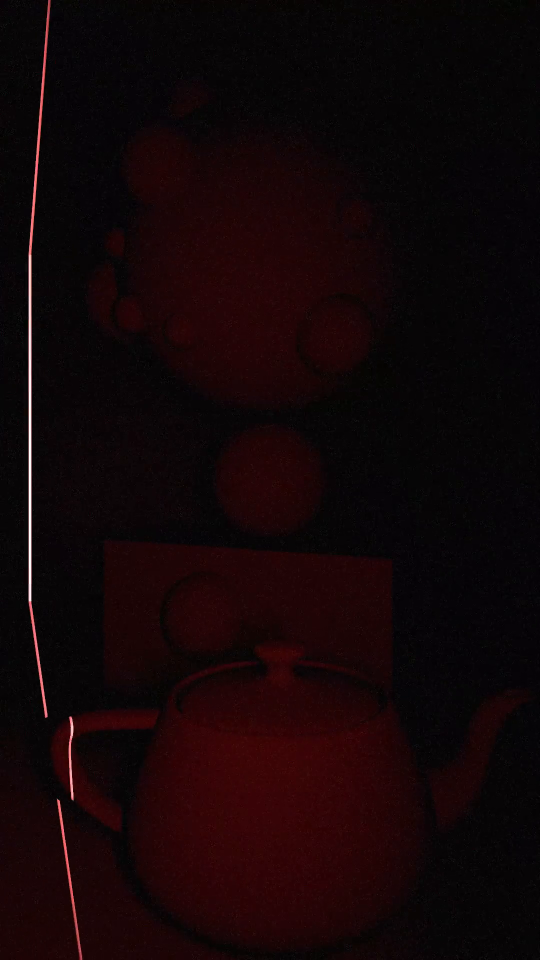
#> input picture frame 10 of images/laser1a_720.mp4, 1080 x 1920 px (shown at 1/2 size)
$ python image-difference.py
#> lines starting #> are read from the running program, lines starting #| are printed output that depends on the picture
# https://stackoverflow.com/questions/21425992/how-to-subtract-two-images-using-python-opencv2-to-get-the-foreground-object
# https://docs.opencv.org/4.x/d5/d69/tutorial_py_non_local_means.html

import cv2
import numpy as np

video_path = "images/laser1a_720.mp4"
cap = cv2.VideoCapture(video_path)

old_frame = np.zeros((960, 540, 3), np.uint8)

frame_number = 0
while cap.isOpened():
    ret, frame = cap.read()
#> frame is the input picture: shape (1920, 1080, 3); mean B, G, R 7.1, 5.5, 18.7
    if ret:
        frame = cv2.resize(frame, (540, 960), interpolation=cv2.INTER_LINEAR)
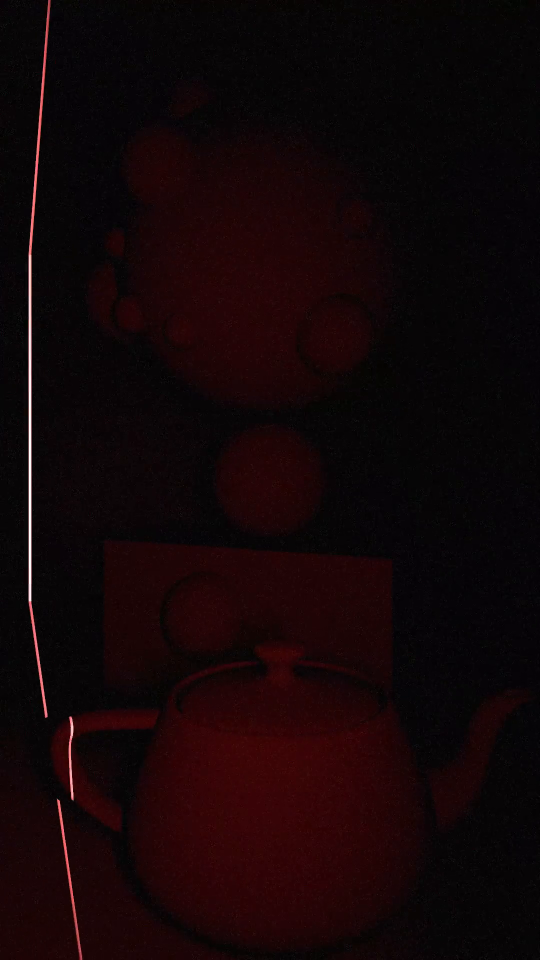
#> frame: shape (960, 540, 3); mean B, G, R 7.2, 5.6, 18.8

        img = cv2.subtract(frame, old_frame)
        B, G, R = cv2.split(img.astype(np.float64))
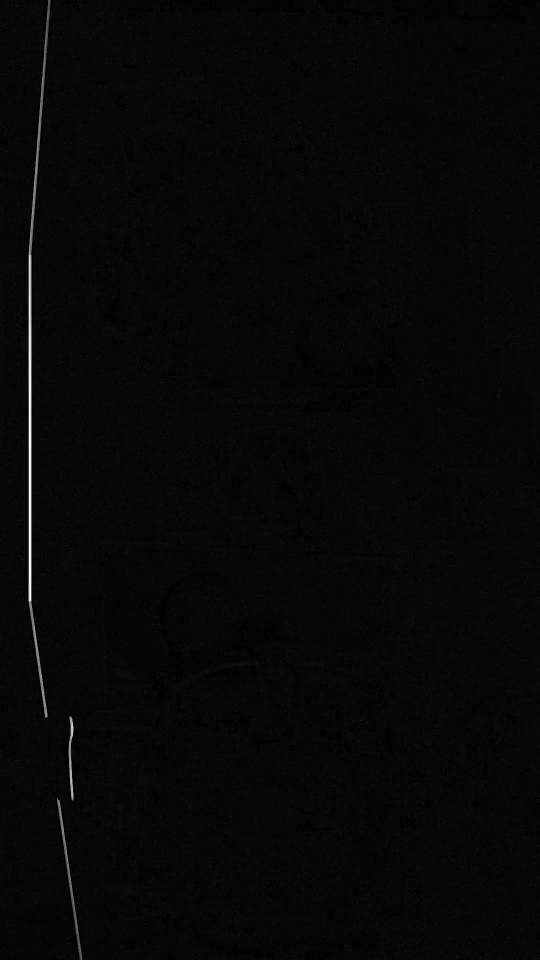
#> B: shape (960, 540) float64; min 0, max 255, mean 7.2
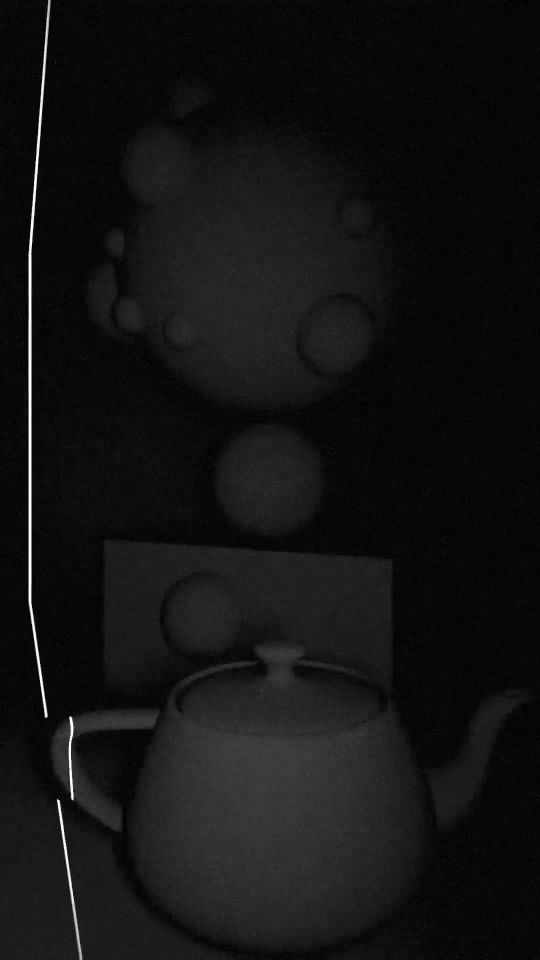
#> R: shape (960, 540) float64; min 0, max 255, mean 18.8

        average = (R + B + G) / 2
        average = average.clip(max=255).astype(np.uint8)
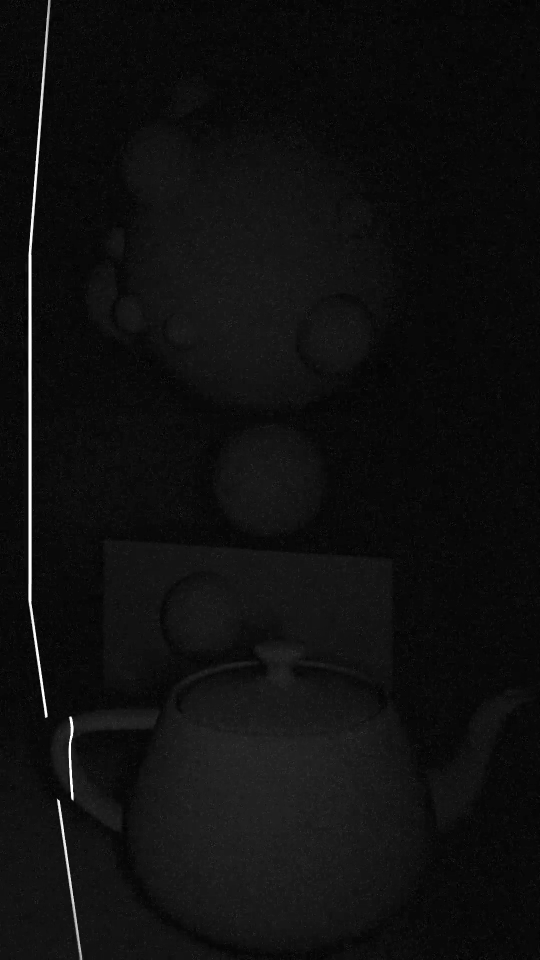
#> average: shape (960, 540); min 0, max 255, mean 15.4

        img = cv2.merge([average, average, average])
        cv2.imshow('difference', img)

        old_frame = frame

        if cv2.waitKey(1) & 0xFF == ord('q'):
#> (key q is pressed here)
            break
    else:
        break
cap.release()
cv2.destroyAllWindows()

$ run again, starting later in the video
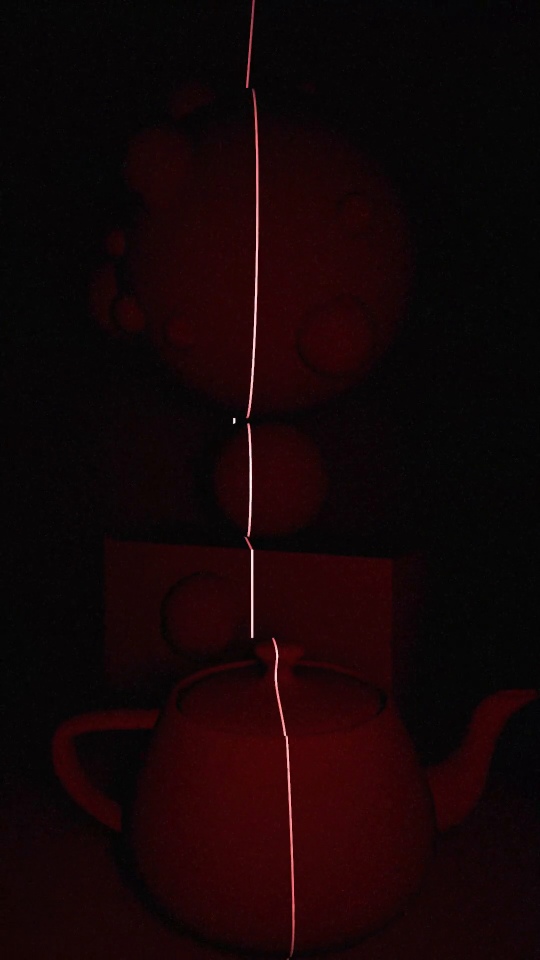
#> input picture frame 46 of images/laser1a_720.mp4, 1080 x 1920 px (shown at 1/2 size)
#> frame is the input picture: shape (1920, 1080, 3); mean B, G, R 6.8, 5.3, 20.6
#> frame: shape (960, 540, 3)
#> `B, G, R = cv2.split(img.astype(np.float64))`:
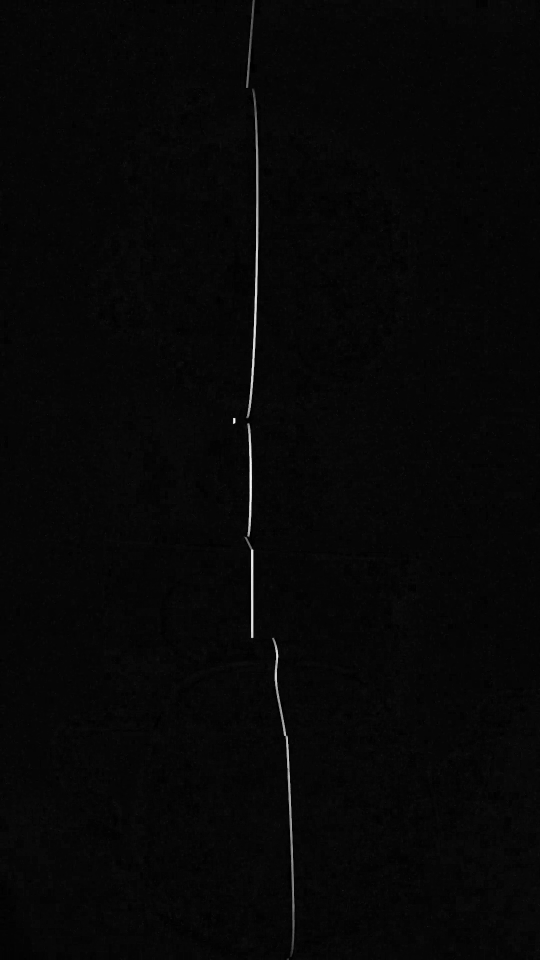
#> B: shape (960, 540) float64; min 0, max 255, mean 6.9
#> `average = average.clip(max=255).astype(np.uint8)`:
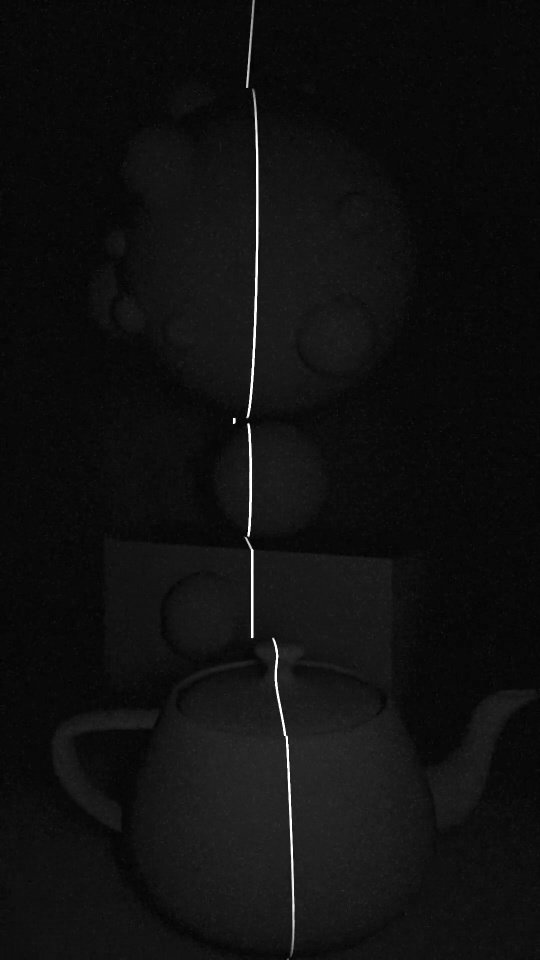
#> average: shape (960, 540); min 0, max 255, mean 16.2

$ run again, starting later in the video
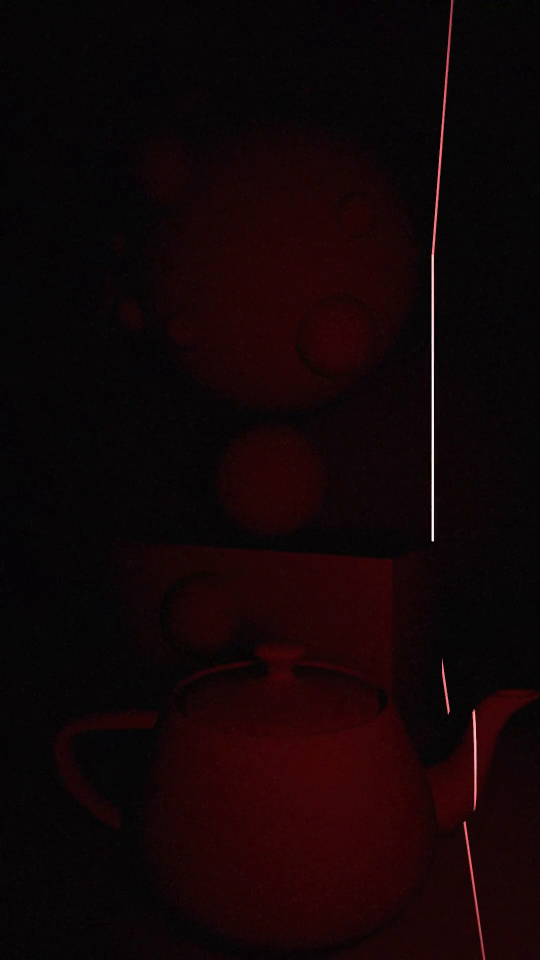
#> input picture frame 83 of images/laser1a_720.mp4, 1080 x 1920 px (shown at 1/2 size)
#> frame is the input picture: shape (1920, 1080, 3); mean B, G, R 6.8, 5.2, 18.4
#> frame: shape (960, 540, 3)
#> `B, G, R = cv2.split(img.astype(np.float64))`:
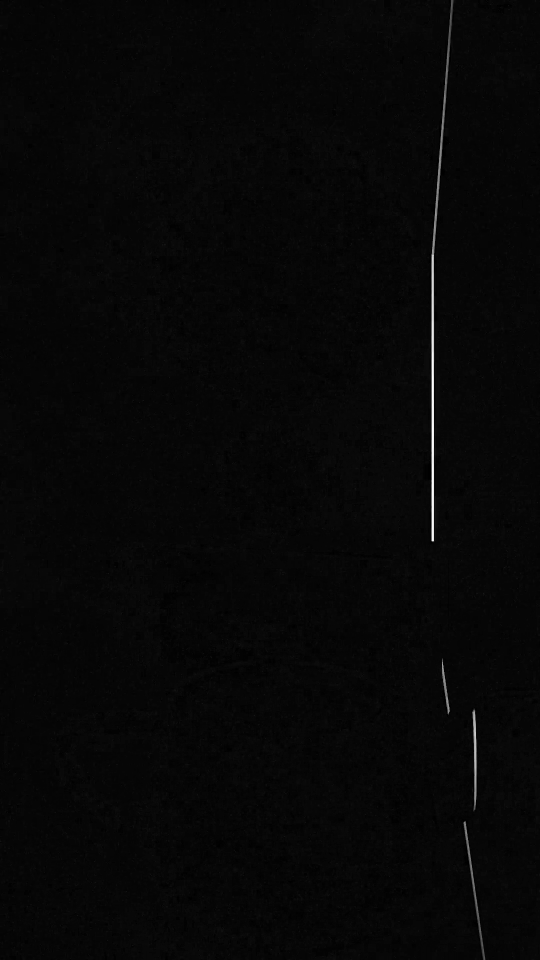
#> B: shape (960, 540) float64; min 0, max 255, mean 6.9
#> `average = average.clip(max=255).astype(np.uint8)`:
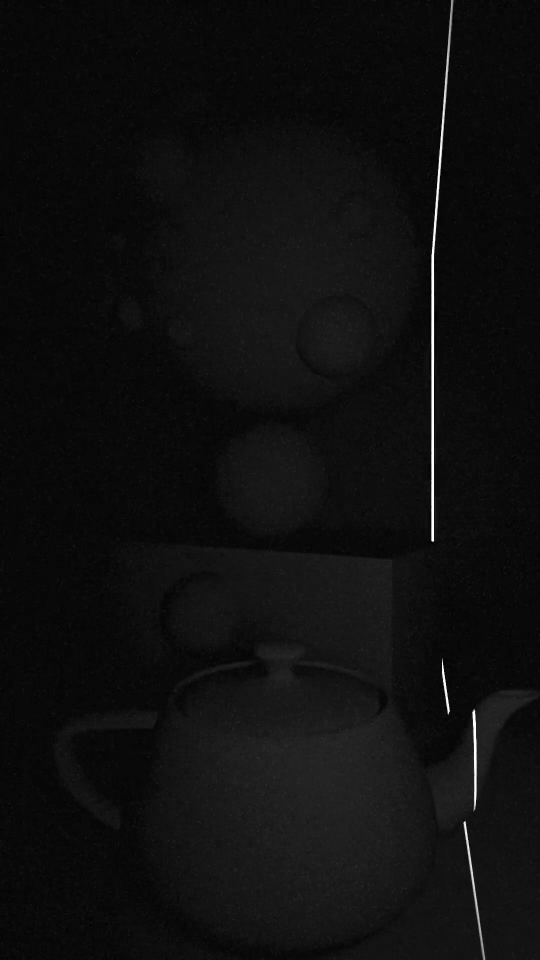
#> average: shape (960, 540); min 0, max 255, mean 15
